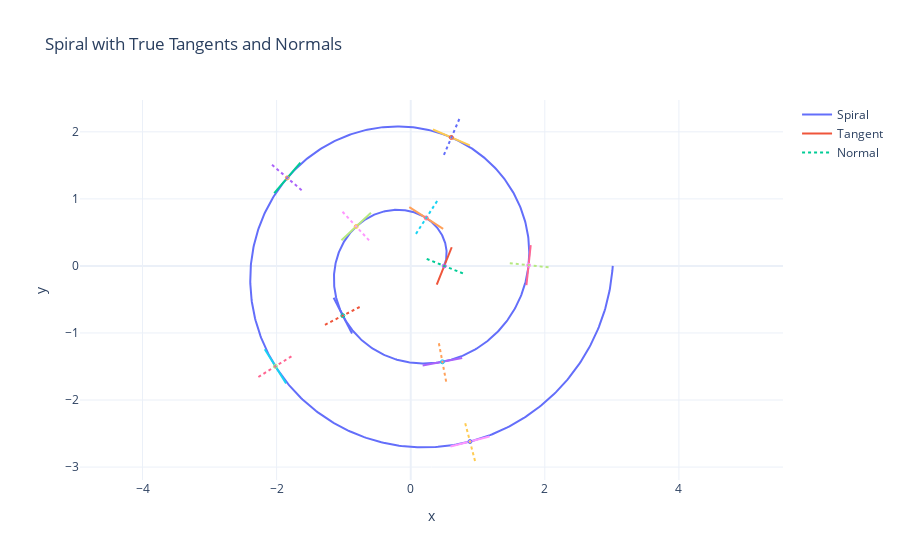
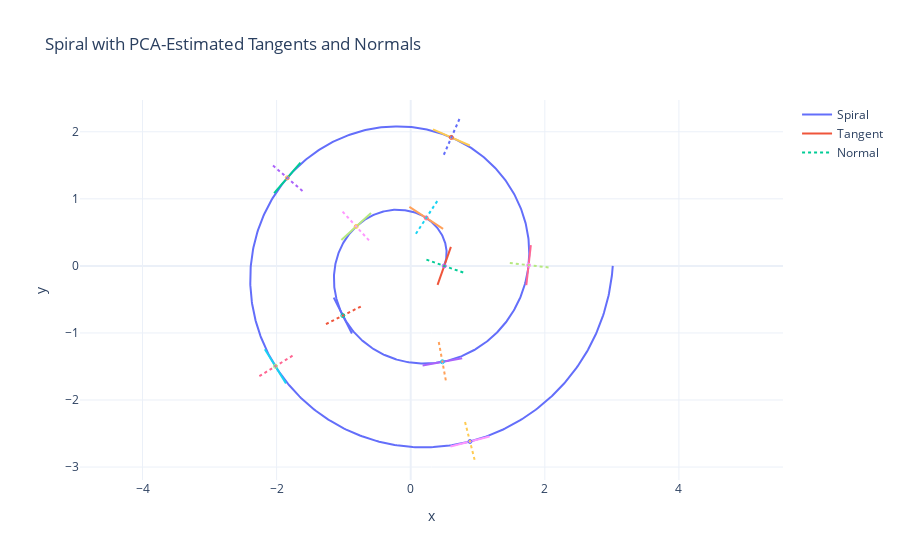

Source (notebook cell) for these figures, in order:
### Code cell
# 1. Generate data
t = np.linspace(0, 4*np.pi, 1000)
X = spiral_curve(t, a=0.5, b=0.2)

# 2. True tangent/normal
T_true = compute_true_tangent_spiral(t, a=0.5, b=0.2)
N_true = compute_true_normal_spiral(t, a=0.5, b=0.2)

# 3. Visualize true tangents/normals
fig = plot_spiral_with_tangents(
    X,
    T_true,
    N=N_true,
    every_n=100,
    scale_tangent=0.6,
    scale_normal=0.6,
    title="Spiral with True Tangents and Normals",
)
fig.show()

# 4. Function-free estimates
neighbors_idx = compute_knn_neighbors(X, k=5)
T_est, N_est = estimate_tangent_normal_pca(X, neighbors_idx)

# 5. Visualize estimated tangents/normals
fig = plot_spiral_with_tangents(
    X,
    T_est,
    N=N_est,
    every_n=100,
    scale_tangent=0.6,
    scale_normal=0.6,
    title="Spiral with PCA-Estimated Tangents and Normals",
)
fig.show()

# 6. Metrics
results = evaluate_tangent_normal_errors(T_true, T_est, N_true, N_est)

print("Tangent stats:", results["tangent"]["stats"])
print("Normal stats:",  results["normal"]["stats"])

### Figure 1 — Plotly figure (JSON) as saved in the notebook; plotly's stock layout.template omitted (floating-point values rounded to 4 significant figures; data arrays with more than 128 entries replaced by an {"elided": "..."} marker saying what was removed)
{"data": [{"mode": "lines", "name": "Spiral", "type": "scatter", "x": {"elided": "1000 float values"}, "y": {"elided": "1000 float values"}}, {"line": {"width": 2}, "mode": "lines", "name": "Tangent", "showlegend": true, "type": "scatter", "x": [0.3886, 0.6114], "y": [-0.2785, 0.2785]}, {"line": {"dash": "dot", "width": 2}, "mode": "lines", "name": "Normal", "showlegend": true, "type": "scatter", "x": [0.7785, 0.2215], "y": [-0.1114, 0.1114]}, {"marker": {"size": 4, "symbol": "circle-open"}, "mode": "markers", "showlegend": false, "type": "scatter", "x": [0.5], "y": [0]}, {"line": {"width": 2}, "mode": "lines", "showlegend": false, "type": "scatter", "x": [0.4834, -0.02074], "y": [0.5524, 0.8777]}, {"line": {"dash": "dot", "width": 2}, "mode": "lines", "showlegend": false, "type": "scatter", "x": [0.394, 0.06871], "y": [0.9672, 0.463]}, {"marker": {"size": 4, "symbol": "circle-open"}, "mode": "markers", "showlegend": false, "type": "scatter", "x": [0.2314], "y": [0.7151]}, {"line": {"width": 2}, "mode": "lines", "showlegend": false, "type": "scatter", "x": [-0.5932, -1.033], "y": [0.7917, 0.3835]}, {"line": {"dash": "dot", "width": 2}, "mode": "lines", "showlegend": false, "type": "scatter", "x": [-1.017, -0.609], "y": [0.8075, 0.3677]}, {"marker": {"size": 4, "symbol": "circle-open"}, "mode": "markers", "showlegend": false, "type": "scatter", "x": [-0.8131], "y": [0.5876]}, {"line": {"width": 2}, "mode": "lines", "showlegend": false, "type": "scatter", "x": [-1.149, -0.8754], "y": [-0.4744, -1.008]}, {"line": {"dash": "dot", "width": 2}, "mode": "lines", "showlegend": false, "type": "scatter", "x": [-1.279, -0.7454], "y": [-0.8783, -0.6044]}, {"marker": {"size": 4, "symbol": "circle-open"}, "mode": "markers", "showlegend": false, "type": "scatter", "x": [-1.012], "y": [-0.7413]}, {"line": {"width": 2}, "mode": "lines", "showlegend": false, "type": "scatter", "x": [0.1779, 0.7674], "y": [-1.486, -1.374]}, {"line": {"dash": "dot", "width": 2}, "mode": "lines", "showlegend": false, "type": "scatter", "x": [0.5285, 0.4169], "y": [-1.725, -1.135]}, {"marker": {"size": 4, "symbol": "circle-open"}, "mode": "markers", "showlegend": false, "type": "scatter", "x": [0.4727], "y": [-1.43]}, {"line": {"width": 2}, "mode": "lines", "showlegend": false, "type": "scatter", "x": [1.726, 1.79], "y": [-0.2872, 0.3093]}, {"line": {"dash": "dot", "width": 2}, "mode": "lines", "showlegend": false, "type": "scatter", "x": [2.056, 1.46], "y": [-0.02098, 0.04309]}, {"marker": {"size": 4, "symbol": "circle-open"}, "mode": "markers", "showlegend": false, "type": "scatter", "x": [1.758], "y": [0.01106]}, {"line": {"width": 2}, "mode": "lines", "showlegend": false, "type": "scatter", "x": [0.8822, 0.3309], "y": [1.797, 2.034]}, {"line": {"dash": "dot", "width": 2}, "mode": "lines", "showlegend": false, "type": "scatter", "x": [0.725, 0.4881], "y": [2.191, 1.64]}, {"marker": {"size": 4, "symbol": "circle-open"}, "mode": "markers", "showlegend": false, "type": "scatter", "x": [0.6065], "y": [1.916]}, {"line": {"width": 2}, "mode": "lines", "showlegend": false, "type": "scatter", "x": [-1.646, -2.036], "y": [1.541, 1.085]}, {"line": {"dash": "dot", "width": 2}, "mode": "lines", "showlegend": false, "type": "scatter", "x": [-2.069, -1.613], "y": [1.508, 1.118]}, {"marker": {"size": 4, "symbol": "circle-open"}, "mode": "markers", "showlegend": false, "type": "scatter", "x": [-1.841], "y": [1.313]}, {"line": {"width": 2}, "mode": "lines", "showlegend": false, "type": "scatter", "x": [-2.177, -1.859], "y": [-1.243, -1.752]}, {"line": {"dash": "dot", "width": 2}, "mode": "lines", "showlegend": false, "type": "scatter", "x": [-2.272, -1.763], "y": [-1.656, -1.338]}, {"marker": {"size": 4, "symbol": "circle-open"}, "mode": "markers", "showlegend": false, "type": "scatter", "x": [-2.018], "y": [-1.497]}, {"line": {"width": 2}, "mode": "lines", "showlegend": false, "type": "scatter", "x": [0.5935, 1.174], "y": [-2.694, -2.544]}, {"line": {"dash": "dot", "width": 2}, "mode": "lines", "showlegend": false, "type": "scatter", "x": [0.9591, 0.8087], "y": [-2.91, -2.329]}, {"marker": {"size": 4, "symbol": "circle-open"}, "mode": "markers", "showlegend": false, "type": "scatter", "x": [0.8839], "y": [-2.619]}], "layout": {"title": {"text": "Spiral with True Tangents and Normals"}, "xaxis": {"scaleanchor": "y", "scaleratio": 1, "title": {"text": "x"}}, "yaxis": {"scaleratio": 1, "title": {"text": "y"}}}}

### Figure 2 — Plotly figure (JSON) as saved in the notebook; plotly's stock layout.template omitted (floating-point values rounded to 4 significant figures; data arrays with more than 128 entries replaced by an {"elided": "..."} marker saying what was removed)
{"data": [{"mode": "lines", "name": "Spiral", "type": "scatter", "x": {"elided": "1000 float values"}, "y": {"elided": "1000 float values"}}, {"line": {"width": 2}, "mode": "lines", "name": "Tangent", "showlegend": true, "type": "scatter", "x": [0.4006, 0.5994], "y": [-0.2831, 0.2831]}, {"line": {"dash": "dot", "width": 2}, "mode": "lines", "name": "Normal", "showlegend": true, "type": "scatter", "x": [0.7831, 0.2169], "y": [-0.09935, 0.09935]}, {"marker": {"size": 4, "symbol": "circle-open"}, "mode": "markers", "showlegend": false, "type": "scatter", "x": [0.5], "y": [0]}, {"line": {"width": 2}, "mode": "lines", "showlegend": false, "type": "scatter", "x": [0.4825, -0.01976], "y": [0.5509, 0.8792]}, {"line": {"dash": "dot", "width": 2}, "mode": "lines", "showlegend": false, "type": "scatter", "x": [0.3955, 0.0672], "y": [0.9662, 0.464]}, {"marker": {"size": 4, "symbol": "circle-open"}, "mode": "markers", "showlegend": false, "type": "scatter", "x": [0.2314], "y": [0.7151]}, {"line": {"width": 2}, "mode": "lines", "showlegend": false, "type": "scatter", "x": [-0.592, -1.034], "y": [0.7904, 0.3848]}, {"line": {"dash": "dot", "width": 2}, "mode": "lines", "showlegend": false, "type": "scatter", "x": [-1.016, -0.6102], "y": [0.8087, 0.3665]}, {"marker": {"size": 4, "symbol": "circle-open"}, "mode": "markers", "showlegend": false, "type": "scatter", "x": [-0.8131], "y": [0.5876]}, {"line": {"width": 2}, "mode": "lines", "showlegend": false, "type": "scatter", "x": [-0.8769, -1.148], "y": [-1.009, -0.4736]}, {"line": {"dash": "dot", "width": 2}, "mode": "lines", "showlegend": false, "type": "scatter", "x": [-0.7446, -1.28], "y": [-0.6059, -0.8767]}, {"marker": {"size": 4, "symbol": "circle-open"}, "mode": "markers", "showlegend": false, "type": "scatter", "x": [-1.012], "y": [-0.7413]}, {"line": {"width": 2}, "mode": "lines", "showlegend": false, "type": "scatter", "x": [0.7678, 0.1776], "y": [-1.376, -1.484]}, {"line": {"dash": "dot", "width": 2}, "mode": "lines", "showlegend": false, "type": "scatter", "x": [0.4185, 0.5268], "y": [-1.135, -1.725]}, {"marker": {"size": 4, "symbol": "circle-open"}, "mode": "markers", "showlegend": false, "type": "scatter", "x": [0.4727], "y": [-1.43]}, {"line": {"width": 2}, "mode": "lines", "showlegend": false, "type": "scatter", "x": [1.724, 1.792], "y": [-0.287, 0.3092]}, {"line": {"dash": "dot", "width": 2}, "mode": "lines", "showlegend": false, "type": "scatter", "x": [2.056, 1.46], "y": [-0.02269, 0.04481]}, {"marker": {"size": 4, "symbol": "circle-open"}, "mode": "markers", "showlegend": false, "type": "scatter", "x": [1.758], "y": [0.01106]}, {"line": {"width": 2}, "mode": "lines", "showlegend": false, "type": "scatter", "x": [0.8815, 0.3316], "y": [1.796, 2.036]}, {"line": {"dash": "dot", "width": 2}, "mode": "lines", "showlegend": false, "type": "scatter", "x": [0.7265, 0.4865], "y": [2.191, 1.641]}, {"marker": {"size": 4, "symbol": "circle-open"}, "mode": "markers", "showlegend": false, "type": "scatter", "x": [0.6065], "y": [1.916]}, {"line": {"width": 2}, "mode": "lines", "showlegend": false, "type": "scatter", "x": [-2.037, -1.645], "y": [1.086, 1.54]}, {"line": {"dash": "dot", "width": 2}, "mode": "lines", "showlegend": false, "type": "scatter", "x": [-1.614, -2.068], "y": [1.117, 1.509]}, {"marker": {"size": 4, "symbol": "circle-open"}, "mode": "markers", "showlegend": false, "type": "scatter", "x": [-1.841], "y": [1.313]}, {"line": {"width": 2}, "mode": "lines", "showlegend": false, "type": "scatter", "x": [-1.86, -2.175], "y": [-1.753, -1.242]}, {"line": {"dash": "dot", "width": 2}, "mode": "lines", "showlegend": false, "type": "scatter", "x": [-1.763, -2.273], "y": [-1.34, -1.655]}, {"marker": {"size": 4, "symbol": "circle-open"}, "mode": "markers", "showlegend": false, "type": "scatter", "x": [-2.018], "y": [-1.497]}, {"line": {"width": 2}, "mode": "lines", "showlegend": false, "type": "scatter", "x": [1.175, 0.593], "y": [-2.546, -2.693]}, {"line": {"dash": "dot", "width": 2}, "mode": "lines", "showlegend": false, "type": "scatter", "x": [0.8104, 0.9574], "y": [-2.328, -2.91]}, {"marker": {"size": 4, "symbol": "circle-open"}, "mode": "markers", "showlegend": false, "type": "scatter", "x": [0.8839], "y": [-2.619]}], "layout": {"title": {"text": "Spiral with PCA-Estimated Tangents and Normals"}, "xaxis": {"scaleanchor": "y", "scaleratio": 1, "title": {"text": "x"}}, "yaxis": {"scaleratio": 1, "title": {"text": "y"}}}}
